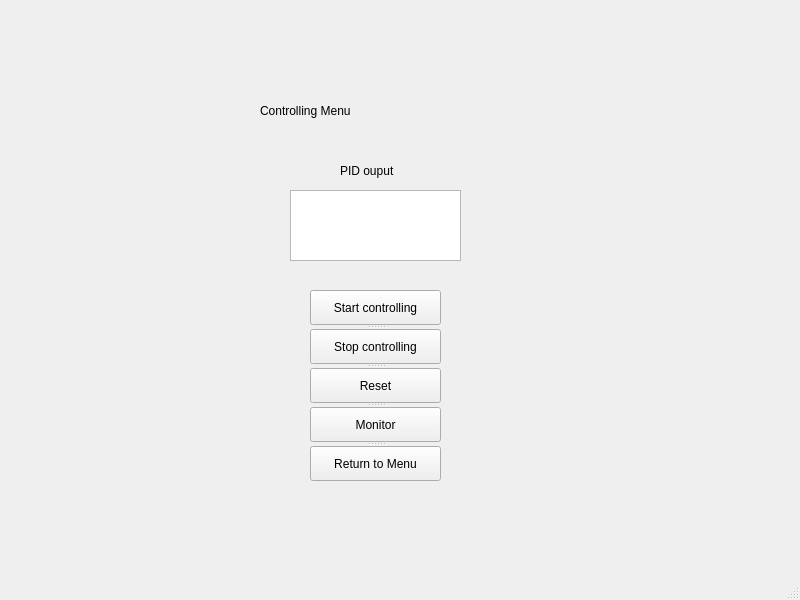
<?xml version="1.0" encoding="UTF-8"?>
<ui version="4.0">
 <class>MainWindow</class>
 <widget class="QMainWindow" name="MainWindow">
  <property name="geometry">
   <rect>
    <x>0</x>
    <y>0</y>
    <width>800</width>
    <height>600</height>
   </rect>
  </property>
  <property name="windowTitle">
   <string>MainWindow</string>
  </property>
  <widget class="QWidget" name="centralwidget">
   <widget class="QLabel" name="label">
    <property name="geometry">
     <rect>
      <x>260</x>
      <y>80</y>
      <width>271</width>
      <height>61</height>
     </rect>
    </property>
    <property name="styleSheet">
     <string notr="true">font: 24pt &quot;MS Shell Dlg 2&quot;;
color: rgb(0, 0, 0);</string>
    </property>
    <property name="text">
     <string>Controlling Menu</string>
    </property>
   </widget>
   <widget class="QPlainTextEdit" name="pid_output_edit">
    <property name="geometry">
     <rect>
      <x>290</x>
      <y>190</y>
      <width>171</width>
      <height>71</height>
     </rect>
    </property>
   </widget>
   <widget class="QLabel" name="label_2">
    <property name="geometry">
     <rect>
      <x>340</x>
      <y>160</y>
      <width>91</width>
      <height>21</height>
     </rect>
    </property>
    <property name="styleSheet">
     <string notr="true">font: 12pt &quot;MS Shell Dlg 2&quot;;</string>
    </property>
    <property name="text">
     <string>PID ouput </string>
    </property>
   </widget>
   <widget class="QSplitter" name="splitter">
    <property name="geometry">
     <rect>
      <x>310</x>
      <y>290</y>
      <width>131</width>
      <height>191</height>
     </rect>
    </property>
    <property name="orientation">
     <enum>Qt::Vertical</enum>
    </property>
    <widget class="QPushButton" name="start_button">
     <property name="text">
      <string>Start controlling</string>
     </property>
    </widget>
    <widget class="QPushButton" name="stop_button">
     <property name="text">
      <string>Stop controlling</string>
     </property>
    </widget>
    <widget class="QPushButton" name="reset_button">
     <property name="text">
      <string>Reset</string>
     </property>
    </widget>
    <widget class="QPushButton" name="monitor_button">
     <property name="text">
      <string>Monitor</string>
     </property>
    </widget>
    <widget class="QPushButton" name="return_button">
     <property name="text">
      <string>Return to Menu</string>
     </property>
    </widget>
   </widget>
  </widget>
  <widget class="QStatusBar" name="statusbar"/>
 </widget>
 <resources/>
 <connections/>
</ui>
